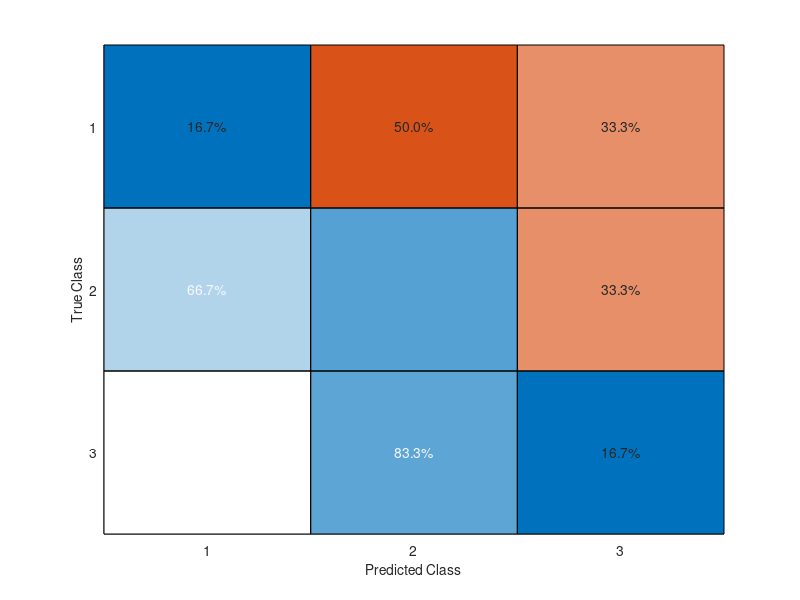
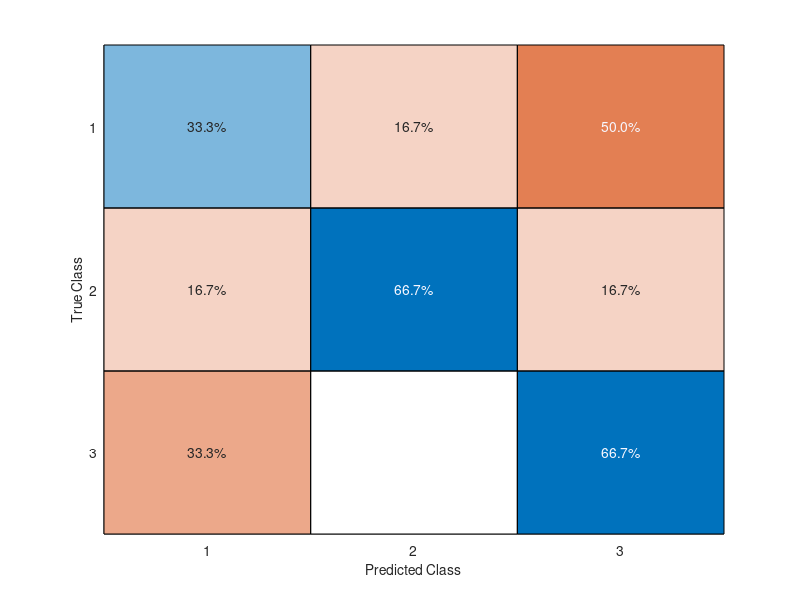
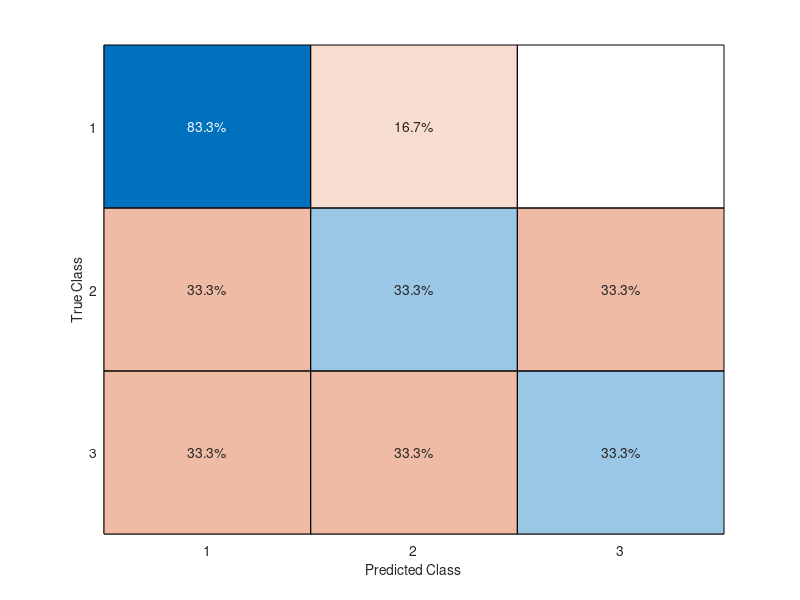

Recreate these plots in MATLAB, in order. (Note: this script raises an error after producing the figures.)
% this script runs a leave-one-run-out SVM classfication analysis on
% outcome expectattions for sweet odor, savory odor and air across all 6
% experimental runs in the lOFC and mOFC ROIs
   % tests for above chance decoding accuracy
   % tests for specificity of sweet and savory odor representati

clearvars

%%%%%%%%%%%%%%%%%%%%%%%%%%%%%%%%%%%%%%%%%%%%%%%%%%%
% PATHS 
% libsvm-3.25 needs to be downloaded and added to path (addpath())

ROIdata = load('fMRIdata_ROI_6runs_Sw_Sa_No_.mat');

nsubs = length(ROIdata.dataall);
nroi = length(ROIdata.roifile);
nruns = 6;

nconds = 3; %number of conditions in GLM (here = 3: Sw vs sa vs No)
targetlabel = repmat([1;2;3],6,1); %for confusion matrix

%%%%%%%%%%%%%%%%%%%%%%%%%%%%%%%%%%%%%%%%%%%%%%%%%%%
% RESULTS
acc_decode = zeros(nsubs,nruns+1,length(nroi));
confmx = zeros(3,3,nroi,nsubs);
av_confmx = zeros(3,3,length(nroi));

for roi = 1:nroi
    for sub = 1:nsubs
   
    % GET DATA 
    data= ROIdata.dataall{sub,roi};
    
    
    % ROI decoding leave one out crossvalidation
    
    % define the labels for decoding for each run
      labels = repmat([1,2,3], nruns, 1);
      lPredict_sn=[];

        all=[1:nruns];
        mean_acc = [];
          
     % DO SOME MVPA ANALYSIS WITH CROSSVALIDATION HERE (this is up to you)
        for it = 1:nruns
            
            r_train = all(all~=it); %train on all runs -1
            r_test = it; %test on that run
            
            vectors_train = [];
            vectors_test = [];
            labels_train = [];
            labels_test = [];

            for cond = 1:3
               vectors_train = [vectors_train; squeeze(data(r_train,cond,:))];  % 1 row per condition & run (cond1, run1 & 2 followed by cond 2, run 1&2)
               labels_train = [labels_train; labels(r_train,cond)];   % 1 1 2 2

                vectors_test = [vectors_test, squeeze(data(r_test,cond,:))];
                labels_test = [labels_test; labels(r_test,cond)];
            end

            vectors_test = vectors_test';
            
            % train SVC
            model = svmtrain(labels_train,vectors_train,'-s 0 -t 0 -c 0.1 -q');  % function from LIBSVM toolbox -> needs to be in path!
            
            % test SVC
            %[predicted_label, accuracy, decision_values ] = svmpredict(labels_test, vectors_test, model, '-q');
            
            [labels_predict, accuracy, ~] = svmpredict(labels_test, vectors_test, model, '-q'); 

            acc_decode(sub,it,roi) = accuracy(1);
            lPredict_sn = [lPredict_sn;labels_predict];
            mean_acc = [mean_acc; accuracy(1)];
        end
        
        acc_decode(sub,it+1,roi) = mean(mean_acc); %average over all runs
        Cm_sn = confusionchart(targetlabel,lPredict_sn); %create confusion matrix
        Cm_sn.Normalization= 'row-normalized';          % normalize by row
        confmx(:,:,roi,sub) = Cm_sn.NormalizedValues;            % save normalized values

        %subtract chance
        acc_decode(sub,:,roi) = acc_decode(sub,:,roi) - (100/3);

        clear Cm_sn
    end % all rois
    
end

for ro = 1:nroi
    av_confmx(:,:,ro) = mean(confmx(:,:,ro,:),4)*100;
    figure ()
    % heatmap(av_confmx(:,:,ro),'Colormap',parula,'ColorScaling','scaledrows','ColorbarVisible','on')
    heatmap(av_confmx(:,:,ro),'Colormap',pink,'ColorLimits',[20 60],'ColorbarVisible','on') %'ColorMethod','none' % Fig 2 = lOFC, Fig 3 = mOFC
    %imagesc(av_confmx(:,:,ro))
end

% test whether average decoding accuracy is above chance
% lOFC
[~,p,~,stats] =  ttest(acc_decode(:,end,1))

% mOFC
[~,p,~,stats] =  ttest(acc_decode(:,end,2))

boxplot([acc_decode(:,end,2) acc_decode(:,end,1)])

% test whether representation of reward expectations are specific
R=confmx(1:2,1:2,:,:);
R_lofc_diag =  squeeze(mean( [R(1,1,1,:), R(2,2,1,:)]));
R_lofc_offdiag =  squeeze(mean( [R(1,2,1,:), R(2,1,1,:)]));
specific_acc_lOFC = R_lofc_diag - R_lofc_offdiag;

R_mofc_diag = squeeze( mean( [R(1,1,2,:), R(2,2,2,:)]));
R_mofc_offdiag =  squeeze(mean( [R(1,2,2,:), R(2,1,2,:)]));
specific_acc_mOFC = R_mofc_diag - R_mofc_offdiag;

[~,p,~,stats] = ttest(R_lofc_diag,R_lofc_offdiag,"Tail","right")
[~,p,~,stats] = ttest(R_mofc_diag,R_mofc_offdiag,"Tail","right")
